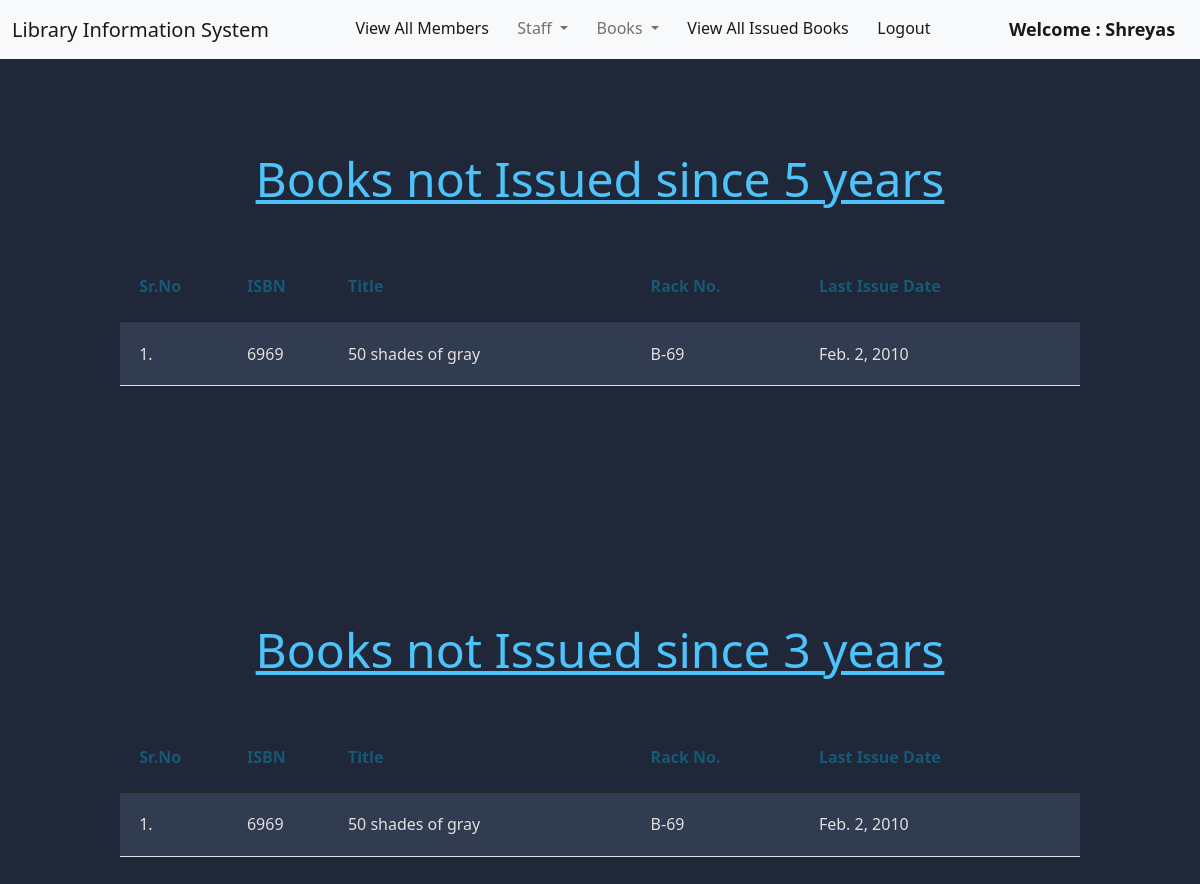
/staff/issue_statistics/ (signed in), run on an earlier commit of the app's database.
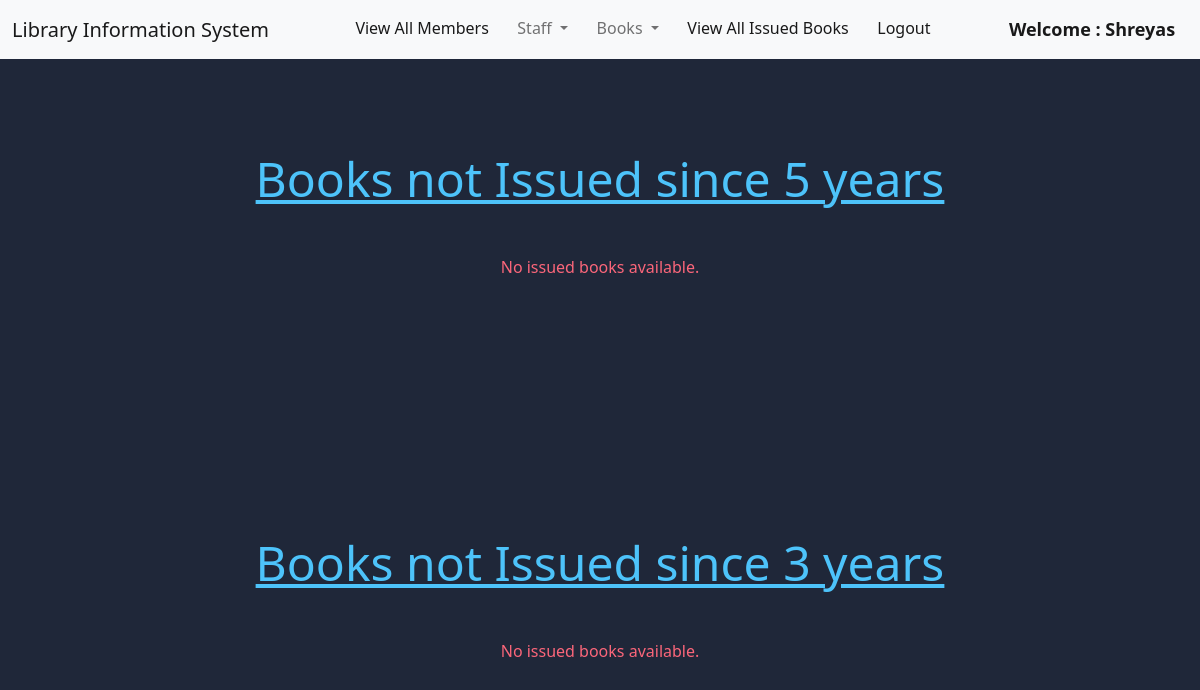
And on a later commit of the database.
### book/models.py (models this page shows, shortened)
class Book(models.Model):
    title = models.CharField(max_length=200)
    author = models.CharField(max_length=200)
    isbn = models.CharField(max_length= 20)
    rack_number = models.CharField(max_length= 10)
    issue_date = models.DateField(null= True)
    date_added = models.DateField(null=True)
    return_requested = models.BooleanField(default=False)
    last_issued_date = models.DateField(null=True)
    issue_member = models.ForeignKey("member.Member", on_delete = models.SET_NULL, null = True)
    active_reserve_date = models.DateField(null=True, default=None)
    active_reserve_by = models.CharField(max_length=200, default="")

### staff/views.py (the view)
# urls.py: path("issue_statistics/", views.issue_statistics, name="issue_statistics"),
@login_required(login_url='/staff_login')
def issue_statistics(request):
    books = Book.objects.all()
    not_issued_5 = []
    not_issued_3 = []
    for book in books:
        if book.date_added is not None:
            if book.date_added + relativedelta(years=5) < datetime.date.today():
                if book.last_issued_date is None or book.last_issued_date  + relativedelta(years=5) < datetime.date.today():
                    not_issued_5.append(book)
            if book.date_added + relativedelta(years=3) < datetime.date.today():
                if book.last_issued_date is None or book.last_issued_date  + relativedelta(years=3) < datetime.date.today():
                    not_issued_3.append(book)
    return render(request, "staff/book_issue_statistics.html", {'not_issued_3': not_issued_3, 'not_issued_5': not_issued_5, 'navbar_extends': "staff/librarian_navbar.html",})

### staff/templates/staff/book_issue_statistics.html (shortened to what this page needs)
{% extends navbar_extends %}
{% block body%}
<div class="container">
  <h1 class="text-center"><u>Books not Issued since 5 years</u></h1>
  {% if not_issued_5|length == 0 %}
  <h3 class="text-center">No issued books available.</h3>
  {% else %}
  <table class="table table-hover">
    <thead>
      <tr>
        <th><h1>Sr.No</h1></th>
        <th><h1>ISBN</h1></th>
        <th><h1>Title</h1></th>
        <th><h1>Rack No.</h1></th>
        <th><h1>Last Issue Date</h1></th>
      </tr>
    </thead>
    <tbody>
      {% for book in not_issued_5 %}
      <tr>
        <td>{{forloop.counter}}.</td>
        <td>{{book.isbn}}</td>
        <td>{{book.title}}</td>
        <td>{{book.rack_number}}</td>
        <td>{{book.last_issued_date}}</td>
      </tr>
      {% endfor %}
    </tbody>
  </table>
  {% endif %}
</div>
<div class="container">
  <h1 class="text-center"><u>Books not Issued since 3 years</u></h1>
  {% if not_issued_3|length == 0 %}
  <h3 class="text-center">No issued books available.</h3>
  {% else %}
  <table class="table table-hover" >
    <thead>
      <tr>
        <th><h1>Sr.No</h1></th>
        <th><h1>ISBN</h1></th>
        <th><h1>Title</h1></th>
        <th><h1>Rack No.</h1></th>
        <th><h1>Last Issue Date</h1></th>
      </tr>
    </thead>
    <tbody>
      {% for book in not_issued_3 %}
      <tr>
        <td>{{forloop.counter}}.</td>
        <td>{{book.isbn}}</td>
        <td>{{book.title}}</td>
        <td>{{book.rack_number}}</td>
        <td>{{book.last_issued_date}}</td>
      </tr>
      {% endfor %}
    </tbody>
  </table>
  {% endif %}
</div>
{% endblock %}

What changed in the data, as far as the page shows it:
removed Book: isbn "6969", title "50 shades of gray", rack_number "B-69", last_issued_date "Feb. 2, 2010"
Also different on the page:
text no longer shown: "Sr.No ISBN Title Rack No. Last Issue Date Sr.No ISBN Title Rack No. Last Issue Date"
text now shown: "No issued books available. No issued books available."
